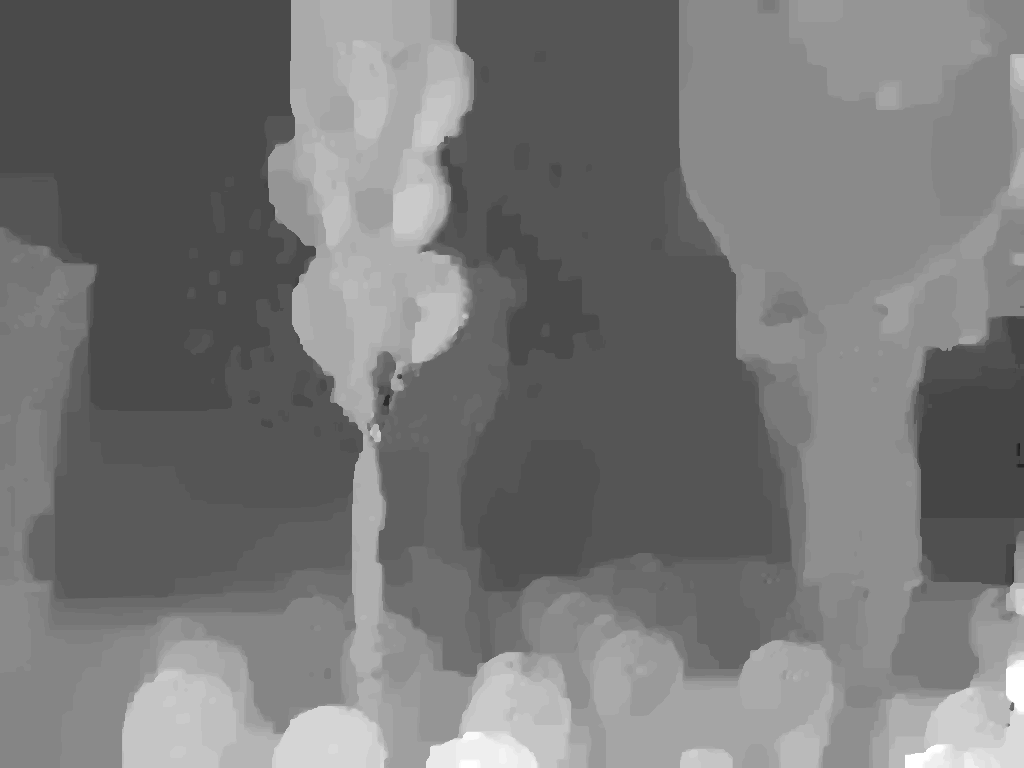
%> input picture (DMM) Dataset for HEVC Video Compression/balloons/32/depth_balloons_5_1.bmp, 1024 x 768 px
$ octave CU_extraire.m   (GNU Octave 9; MATLAB toolbox functions it lacks are replaced by stand-ins)
%> lines starting %> are read from the running program, lines starting %| are printed output that depends on the picture; in (x1, y1, x2, y2) boxes, pixels count from 0 and x2, y2 are one past the last pixel; in counts of white or black regions, pixels touching at a corner belong together; the program's own positions count from 1
clc;
clear;
img=imread('depth_balloons_5_1.bmp');
%> img is the input picture: size 768x1024x3 uint8; min 27, max 255, mean 119.2
L=size(img,1);
%> L = 768
C=size(img,2);
%> C = 1024
s='ballons';
for i=1:32:L
	for j=1:32:C
		x=img(i:i+31,j:j+31);
		t=strcat(s,'_',num2str(i),'_',num2str(j),'_32.png');
	imwrite(x,t);
	end

end
%> this loop made 24 passes
%> pass 1, `for j=1:32:C x=img(i:i+31,j:j+31); t=strcat(s,'_',num2str(i),'_',num2s..`:
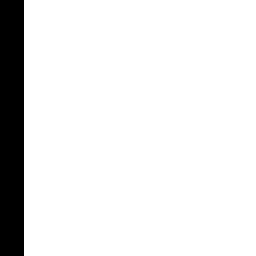
%> saved as ballons_1_289_32.png: size 32x32 uint8 (shown 8 times larger); values 74 (black) and 170 (white), 90.6% white; 1 black region, box (x1, y1, x2, y2) and area: (0, 0, 3, 32) 96
%> pass 1, `for j=1:32:C x=img(i:i+31,j:j+31); t=strcat(s,'_',num2str(i),'_',num2s..`:
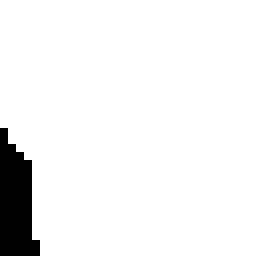
%> saved as ballons_1_321_32.png: size 32x32 uint8 (shown 8 times larger); values 170 (black) and 175 (white), 94.4% white; 1 black region, box (x1, y1, x2, y2) and area: (0, 16, 5, 32) 57
